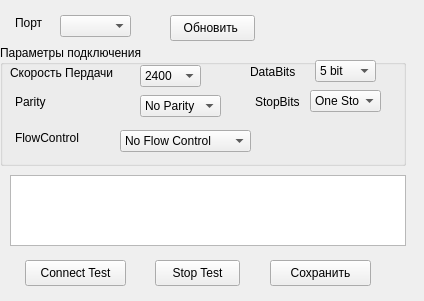
<?xml version="1.0" encoding="UTF-8"?>
<ui version="4.0">
 <class>Form</class>
 <widget class="QWidget" name="Form">
  <property name="geometry">
   <rect>
    <x>0</x>
    <y>0</y>
    <width>424</width>
    <height>301</height>
   </rect>
  </property>
  <property name="minimumSize">
   <size>
    <width>424</width>
    <height>301</height>
   </size>
  </property>
  <property name="windowTitle">
   <string>Form</string>
  </property>
  <widget class="QLabel" name="label">
   <property name="geometry">
    <rect>
     <x>15</x>
     <y>15</y>
     <width>46</width>
     <height>16</height>
    </rect>
   </property>
   <property name="text">
    <string>Порт</string>
   </property>
  </widget>
  <widget class="QGroupBox" name="groupBox">
   <property name="geometry">
    <rect>
     <x>0</x>
     <y>45</y>
     <width>406</width>
     <height>121</height>
    </rect>
   </property>
   <property name="title">
    <string>Параметры подключения</string>
   </property>
   <widget class="QComboBox" name="cmb_baudRates">
    <property name="geometry">
     <rect>
      <x>140</x>
      <y>20</y>
      <width>61</width>
      <height>22</height>
     </rect>
    </property>
    <item>
     <property name="text">
      <string>2400</string>
     </property>
    </item>
    <item>
     <property name="text">
      <string>4800</string>
     </property>
    </item>
    <item>
     <property name="text">
      <string>9600</string>
     </property>
    </item>
    <item>
     <property name="text">
      <string>14400</string>
     </property>
    </item>
    <item>
     <property name="text">
      <string>19200</string>
     </property>
    </item>
    <item>
     <property name="text">
      <string>28800</string>
     </property>
    </item>
   </widget>
   <widget class="QLabel" name="label_2">
    <property name="geometry">
     <rect>
      <x>10</x>
      <y>20</y>
      <width>131</width>
      <height>16</height>
     </rect>
    </property>
    <property name="text">
     <string>Скорость Пердачи</string>
    </property>
   </widget>
   <widget class="QComboBox" name="cmb_DataBits">
    <property name="geometry">
     <rect>
      <x>315</x>
      <y>15</y>
      <width>61</width>
      <height>22</height>
     </rect>
    </property>
    <item>
     <property name="text">
      <string>5 bit</string>
     </property>
    </item>
    <item>
     <property name="text">
      <string>6 bit</string>
     </property>
    </item>
    <item>
     <property name="text">
      <string>7 bit</string>
     </property>
    </item>
    <item>
     <property name="text">
      <string>8 bit</string>
     </property>
    </item>
   </widget>
   <widget class="QLabel" name="label_3">
    <property name="geometry">
     <rect>
      <x>250</x>
      <y>20</y>
      <width>54</width>
      <height>14</height>
     </rect>
    </property>
    <property name="text">
     <string>DataBits</string>
    </property>
   </widget>
   <widget class="QComboBox" name="cmb_Parity">
    <property name="geometry">
     <rect>
      <x>140</x>
      <y>50</y>
      <width>81</width>
      <height>22</height>
     </rect>
    </property>
    <item>
     <property name="text">
      <string>No Parity</string>
     </property>
    </item>
    <item>
     <property name="text">
      <string>Even Parity</string>
     </property>
    </item>
    <item>
     <property name="text">
      <string>Odd Parity</string>
     </property>
    </item>
    <item>
     <property name="text">
      <string>Space Parity</string>
     </property>
    </item>
    <item>
     <property name="text">
      <string>Mark Parity</string>
     </property>
    </item>
   </widget>
   <widget class="QLabel" name="label_4">
    <property name="geometry">
     <rect>
      <x>15</x>
      <y>50</y>
      <width>54</width>
      <height>14</height>
     </rect>
    </property>
    <property name="text">
     <string>Parity</string>
    </property>
   </widget>
   <widget class="QComboBox" name="cmb_stopBits">
    <property name="geometry">
     <rect>
      <x>310</x>
      <y>45</y>
      <width>71</width>
      <height>22</height>
     </rect>
    </property>
    <item>
     <property name="text">
      <string>One Stop</string>
     </property>
    </item>
    <item>
     <property name="text">
      <string>One And Half Stop</string>
     </property>
    </item>
    <item>
     <property name="text">
      <string>Two Stop</string>
     </property>
    </item>
   </widget>
   <widget class="QLabel" name="label_5">
    <property name="geometry">
     <rect>
      <x>255</x>
      <y>50</y>
      <width>54</width>
      <height>14</height>
     </rect>
    </property>
    <property name="text">
     <string>StopBits</string>
    </property>
   </widget>
   <widget class="QLabel" name="label_6">
    <property name="geometry">
     <rect>
      <x>15</x>
      <y>85</y>
      <width>86</width>
      <height>16</height>
     </rect>
    </property>
    <property name="text">
     <string>FlowControl</string>
    </property>
   </widget>
   <widget class="QComboBox" name="cmb_flowcontrol">
    <property name="geometry">
     <rect>
      <x>120</x>
      <y>85</y>
      <width>131</width>
      <height>22</height>
     </rect>
    </property>
    <item>
     <property name="text">
      <string>No Flow Control</string>
     </property>
    </item>
    <item>
     <property name="text">
      <string>Hardware Control</string>
     </property>
    </item>
    <item>
     <property name="text">
      <string>Software Control</string>
     </property>
    </item>
   </widget>
  </widget>
  <widget class="QComboBox" name="cmb_ports">
   <property name="geometry">
    <rect>
     <x>60</x>
     <y>15</y>
     <width>71</width>
     <height>22</height>
    </rect>
   </property>
  </widget>
  <widget class="QPushButton" name="pb_update_list_port">
   <property name="geometry">
    <rect>
     <x>170</x>
     <y>15</y>
     <width>85</width>
     <height>26</height>
    </rect>
   </property>
   <property name="text">
    <string>Обновить </string>
   </property>
  </widget>
  <widget class="QPlainTextEdit" name="plainTextEdit">
   <property name="geometry">
    <rect>
     <x>10</x>
     <y>175</y>
     <width>396</width>
     <height>71</height>
    </rect>
   </property>
  </widget>
  <widget class="QPushButton" name="pb_run_test">
   <property name="geometry">
    <rect>
     <x>25</x>
     <y>260</y>
     <width>101</width>
     <height>26</height>
    </rect>
   </property>
   <property name="text">
    <string>Connect Test</string>
   </property>
  </widget>
  <widget class="QPushButton" name="pb_stop">
   <property name="geometry">
    <rect>
     <x>155</x>
     <y>260</y>
     <width>85</width>
     <height>26</height>
    </rect>
   </property>
   <property name="text">
    <string>Stop Test</string>
   </property>
  </widget>
  <widget class="QLabel" name="label_status_port">
   <property name="geometry">
    <rect>
     <x>70</x>
     <y>195</y>
     <width>346</width>
     <height>16</height>
    </rect>
   </property>
   <property name="text">
    <string/>
   </property>
  </widget>
  <widget class="QPushButton" name="pb_save_param">
   <property name="geometry">
    <rect>
     <x>270</x>
     <y>260</y>
     <width>101</width>
     <height>26</height>
    </rect>
   </property>
   <property name="text">
    <string>Сохранить</string>
   </property>
  </widget>
 </widget>
 <resources/>
 <connections/>
</ui>
